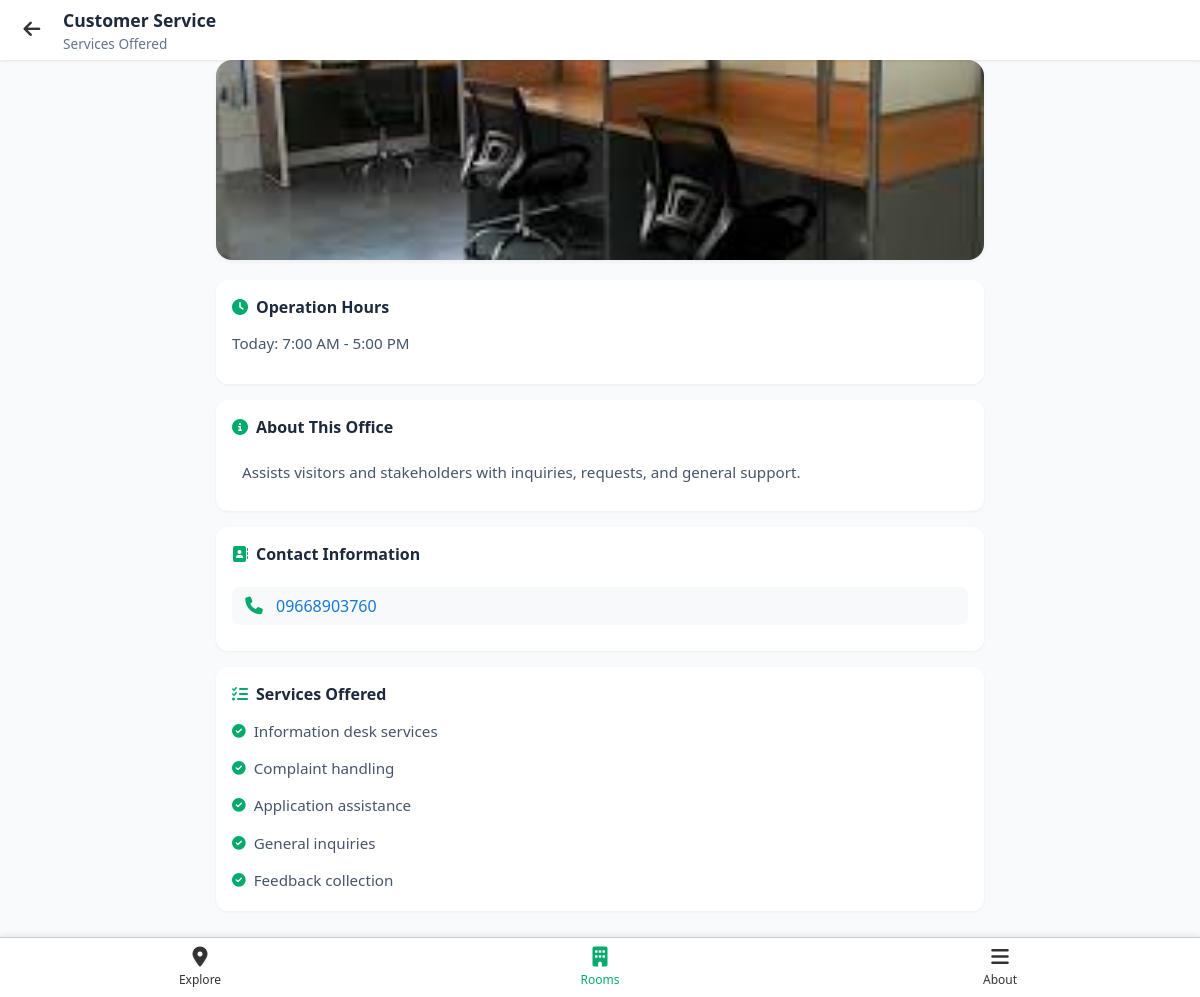
The page /mobileScreen/office_details.php?id=102 on the database its author committed.
### tables this page shows
CREATE TABLE `office_hours` (
  `id` int(11) NOT NULL,
  `office_id` int(11) NOT NULL,
  `day_of_week` enum('Monday','Tuesday','Wednesday','Thursday','Friday','Saturday','Sunday') DEFAULT NULL,
  `open_time` time DEFAULT NULL,
  `close_time` time DEFAULT NULL
);

CREATE TABLE `offices` (
  `id` int(11) NOT NULL,
  `name` varchar(100) NOT NULL,
  `details` text DEFAULT NULL,
  `contact` varchar(100) DEFAULT NULL,
  `location` varchar(150) DEFAULT NULL,
  `services` text DEFAULT NULL,
  `created_at` timestamp NOT NULL DEFAULT current_timestamp(),
  `status` enum('active','inactive') NOT NULL DEFAULT 'active',
  `created_by` int(11) DEFAULT NULL
);

### mobileScreen/office_details.php (the view, shortened to what this page needs)
<?php
include __DIR__ . '/../connect_db.php';
$office = null;
$error_message = null;
$office_id = null;
if (isset($_GET['id']) && is_numeric($_GET['id'])) {
    $office_id = (int)$_GET['id'];
} else {
    $error_message = "Invalid or missing Office ID.";
}
if ($office_id !== null) {
    try {
        $current_day = date('l');
        $stmt = $connect->prepare("
            SELECT o.id, o.name, o.details, o.services, o.status, o.contact,
                   oh.open_time, oh.close_time,
                   (SELECT image_path FROM office_image
                    WHERE office_id = o.id
                    ORDER BY uploaded_at DESC, id DESC LIMIT 1) AS image_path
            FROM offices o
            LEFT JOIN office_hours oh ON o.id = oh.office_id AND oh.day_of_week = :current_day
            WHERE o.id = :id
        ");
        $stmt->bindParam(':id', $office_id, PDO::PARAM_INT);
        $stmt->bindParam(':current_day', $current_day, PDO::PARAM_STR);
        $stmt->execute();
        $office = $stmt->fetch(PDO::FETCH_ASSOC);
    } catch (Exception $e) {
        $error_message = "Error fetching office details: " . $e->getMessage();
        error_log("Error in office_details.php: " . $e->getMessage());
    }
}
function formatTime($timeStr) {
    $parts = explode(':', $timeStr);
    $hours = (int)$parts[0];
    $minutes = (int)$parts[1];
    $ampm = $hours >= 12 ? 'PM' : 'AM';
    $hours = $hours % 12;
    $hours = $hours ? $hours : 12;
    return sprintf("%d:%02d %s", $hours, $minutes, $ampm);
}
?>
<!DOCTYPE html>
<html lang="en">
<head>
    <link rel="stylesheet" href="office_details.css">
    <link rel="stylesheet" href="https://cdnjs.cloudflare.com/ajax/libs/font-awesome/6.5.0/css/all.min.css">
</head>
<body>
    <header class="header">
        <div class="header-back">
            <a href="rooms.php" aria-label="Back to Rooms List"><i class="fas fa-arrow-left"></i></a>
        </div>
        <div class="header-content">
            <h2 class="section-title"><?php echo $office ? htmlspecialchars($office['name']) : 'Office Details'; ?></h2>
            <p class="section-subtitle">Services Offered</p>
        </div>
    </header>
    <div class="drawer-container">
        <div class="drawer-content">
            <main class="content">
                <?php if ($error_message): ?>
                    <p class="error-message"><?php echo htmlspecialchars($error_message); ?></p>
                <?php elseif ($office): ?>
                    <div class="office-image-container">
                        <?php if (!empty($office['image_path'])): ?>
                            <img src="../office_images/<?php echo htmlspecialchars($office['image_path']); ?>"
                                 alt="<?php echo htmlspecialchars($office['name']); ?>"
                                 class="office-image">
                        <?php else: ?>
                            <div class="office-image-placeholder">
                                <i class="fas fa-building"></i>
                            </div>
                        <?php endif; ?>
                    </div>
                    <div class="info-section">
                        <h3><i class="fas fa-clock"></i> Operation Hours</h3>
                        <div class="hours-display">
                            <?php if ($office['open_time'] && $office['close_time']): ?>
                                <p>Today: <?php echo formatTime($office['open_time']); ?> - <?php echo formatTime($office['close_time']); ?></p>
                            <?php else: ?>
                                <p>Hours not available for today</p>
                            <?php endif; ?>
                        </div>
                    </div>
                    <div class="info-section">
                        <h3><i class="fas fa-info-circle"></i> About This Office</h3>
                        <div class="description-content">
                            <?php if (!empty($office['details'])): ?>
                                <p class="office-description"><?php echo nl2br(htmlspecialchars($office['details'])); ?></p>
                            <?php else: ?>
                                <p class="no-description">No description available for this office.</p>
                            <?php endif; ?>
                        </div>
                    </div>
                    <div class="info-section">
                        <h3><i class="fas fa-address-book"></i> Contact Information</h3>
                        <div class="contact-content">
                            <?php if (!empty($office['contact'])): ?>
                                <?php
                                $contacts = explode("\n", $office['contact']);
                                foreach ($contacts as $contact):
                                    $contact = trim($contact);
                                    if (!empty($contact)):
                                        if (filter_var($contact, FILTER_VALIDATE_EMAIL)):
                                ?>
                                            <div class="contact-item">
                                                <i class="fas fa-envelope"></i>
                                                <a href="mailto:<?php echo htmlspecialchars($contact); ?>" class="contact-link">
                                                    <?php echo htmlspecialchars($contact); ?>
                                                </a>
                                            </div>
                                <?php
                                        elseif (preg_match('/^[\d\s\-\+\(\)\.]+$/', $contact)):
                                            $cleanNumber = preg_replace('/[^\d\+]/', '', $contact);
                                ?>
                                            <div class="contact-item">
                                                <i class="fas fa-phone"></i>
                                                <a href="tel:<?php echo $cleanNumber; ?>" class="contact-link">
                                                    <?php echo htmlspecialchars($contact); ?>
                                                </a>
                                            </div>
                                <?php
                                        endif;
                                    endif;
                                endforeach;
                                ?>
                            <?php else: ?>
                                <p class="no-contact">No contact information available.</p>
                            <?php endif; ?>
                        </div>
                    </div>
                    <div class="info-section">
                        <h3><i class="fas fa-list-check"></i> Services Offered</h3>
                        <div class="services-list">
                            <?php if (!empty($office['services'])): ?>
                                <?php
                                $services = explode("\n", $office['services']);
                                foreach ($services as $service):
                                    if (trim($service)): ?>
                                        <div class="service-item">
                                            <i class="fas fa-check-circle"></i>
                                            <?php echo htmlspecialchars(trim($service)); ?>
                                        </div>
                                    <?php endif;
                                endforeach; ?>
                            <?php else: ?>
                                <p class="no-services">No services listed for this office.</p>
                            <?php endif; ?>
                        </div>
                    </div>
                <?php endif; ?>
            </main>
        </div>
    </div>
    <nav class="bottom-nav" role="navigation" aria-label="Visitor navigation">
        <a href="explore.php" aria-label="Explore">
            <i class="fas fa-map-marker-alt"></i>
            <span>Explore</span>
        </a>
        <a href="rooms.php" class="active" aria-label="Rooms">
            <i class="fas fa-building"></i>
            <span>Rooms</span>
        </a>
        <a href="about.php" aria-label="About">
            <i class="fas fa-bars"></i>
            <span>About</span>
        </a>
    </nav>
</body>
</html>

### mobileScreen/office_details.css (style rules this page uses)
body { margin: 0; font-family: system-ui, -apple-system, BlinkMacSystemFont, "Segoe UI", Roboto, sans-serif; background-color: #f8fafc; min-height: 100vh; display: flex; flex-direction: column; overflow: hidden; }
.header { position: fixed; top: 0; left: 0; width: 100%; background-color: #fff; z-index: 1000; padding: 12px 16px; box-shadow: 0 1px 3px rgba(0, 0, 0, 0.1); display: flex; align-items: center; height: 60px; box-sizing: border-box; }
.header-back a { color: #333; font-size: 1.2em; margin-right: 15px; text-decoration: none; display: flex; align-items: center; justify-content: center; width: 32px; height: 32px; border-radius: 50%; transition: background-color 0.2s; }
.header-content { flex-grow: 1; }
.header .section-title { margin: 0; font-size: 1.1em; font-weight: 600; color: #1e293b; }
.header .section-subtitle { margin: 2px 0 0; font-size: 0.85em; color: #64748b; }
.drawer-container { position: fixed; top: 60px; left: 0; right: 0; bottom: 0; z-index: 900; display: flex; flex-direction: column; background-color: #f8fafc; }
.drawer-content { flex: 1; overflow-y: auto; padding: 0 16px 70px; -webkit-overflow-scrolling: touch; }
.content { padding: 0; flex-grow: 1; max-width: 768px; margin: 0 auto; width: 100%; box-sizing: border-box; position: relative; }
.office-image-container { width: 100%; height: 200px; border-radius: 16px; overflow: hidden; background: #e2e8f0; margin-bottom: 20px; box-shadow: 0 2px 4px rgba(0, 0, 0, 0.05); }
.office-image { width: 100%; height: 100%; object-fit: cover; }
.info-section { background: white; border-radius: 12px; padding: 16px; margin-bottom: 16px; box-shadow: 0 1px 3px rgba(0, 0, 0, 0.05); }
.info-section h3 { font-size: 1em; font-weight: 600; color: #1e293b; margin: 0 0 12px; display: flex; align-items: center; gap: 8px; }
.info-section h3 i { color: #04aa6d; }
.contact-content { display: flex; flex-direction: column; gap: 12px; padding: 10px 0; }
.contact-item { display: flex; align-items: center; gap: 12px; padding: 8px 12px; background-color: #f8f9fa; border-radius: 8px; transition: background-color 0.2s ease; }
.contact-item i { color: #04aa6d; font-size: 1.1em; width: 20px; text-align: center; }
.contact-link { color: #1976d2; text-decoration: none; font-weight: 500; transition: color 0.2s ease; }
.hours-display { color: #475569; font-size: 0.95em; }
.services-list { display: flex; flex-direction: column; gap: 8px; }
.service-item { display: flex; align-items: flex-start; gap: 8px; color: #475569; font-size: 0.95em; padding: 4px 0; line-height: 1.4; }
.service-item i { color: #04aa6d; font-size: 0.9em; margin-top: 4px; }
.bottom-nav { position: fixed; bottom: 0; left: 0; width: 100%; background-color: #ffffff; border-top: 1px solid #ccc; display: flex; justify-content: space-around; align-items: center; height: 40px; padding: 9.4px 0; box-shadow: 0 -2px 6px rgba(0, 0, 0, 0.08); z-index: 1000; }
.bottom-nav a { text-decoration: none; color: #333; font-size: 12px; text-align: center; flex: 1; }
.bottom-nav a i { font-size: 20px; display: block; margin-bottom: 4px; }
.bottom-nav a.active { color: #04aa6d; }
.description-content { padding: 10px; }
.office-description { margin: 0; line-height: 1.6; color: #475569; font-size: 0.95rem; white-space: pre-line; }

### rows shown on the page
office_hours: office.name "Customer Service", open_time "7:00 AM", close_time "5:00 PM", office.details "Assists visitors and stakeholders with inquiries, requests, and general support.", office.contact "09668903760", office.services "Information desk services", office.services "Complaint handling", office.services "Application assistance", office.services "General inquiries", office.services "Feedback collection"
